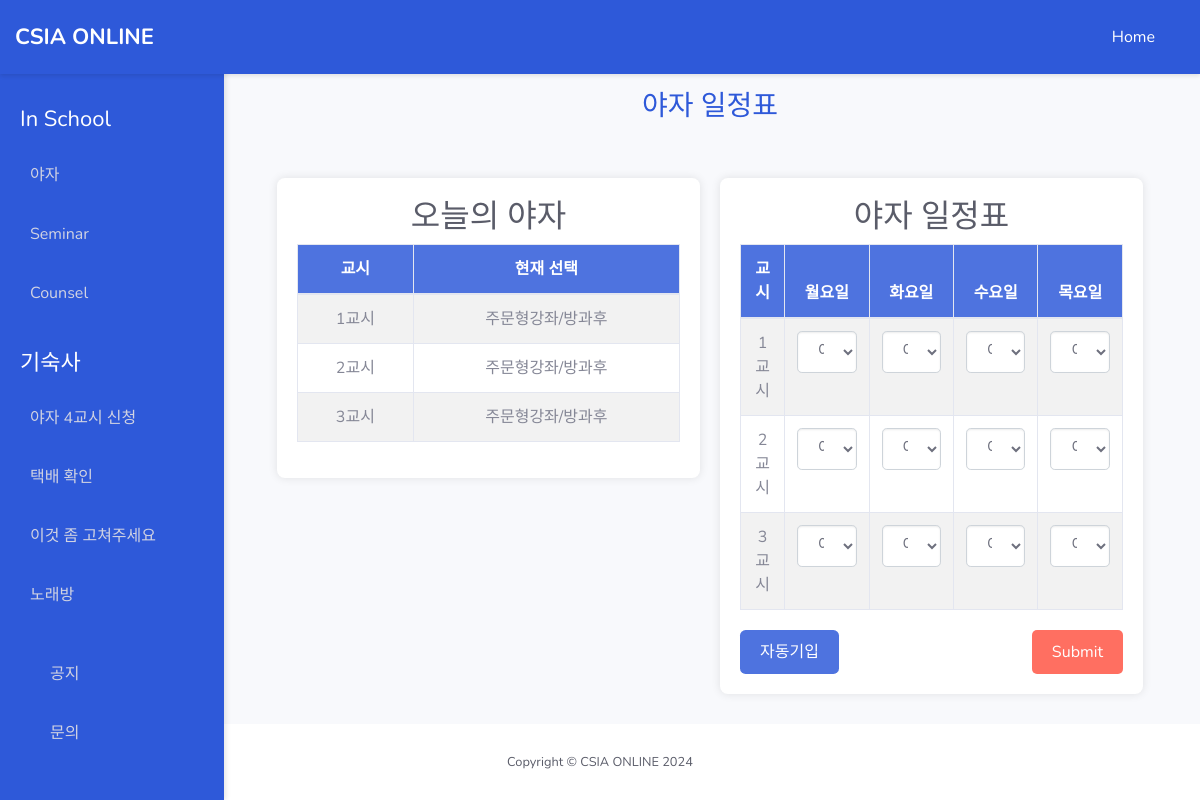
/yaja/ (signed in), run on an earlier commit of the app's database.
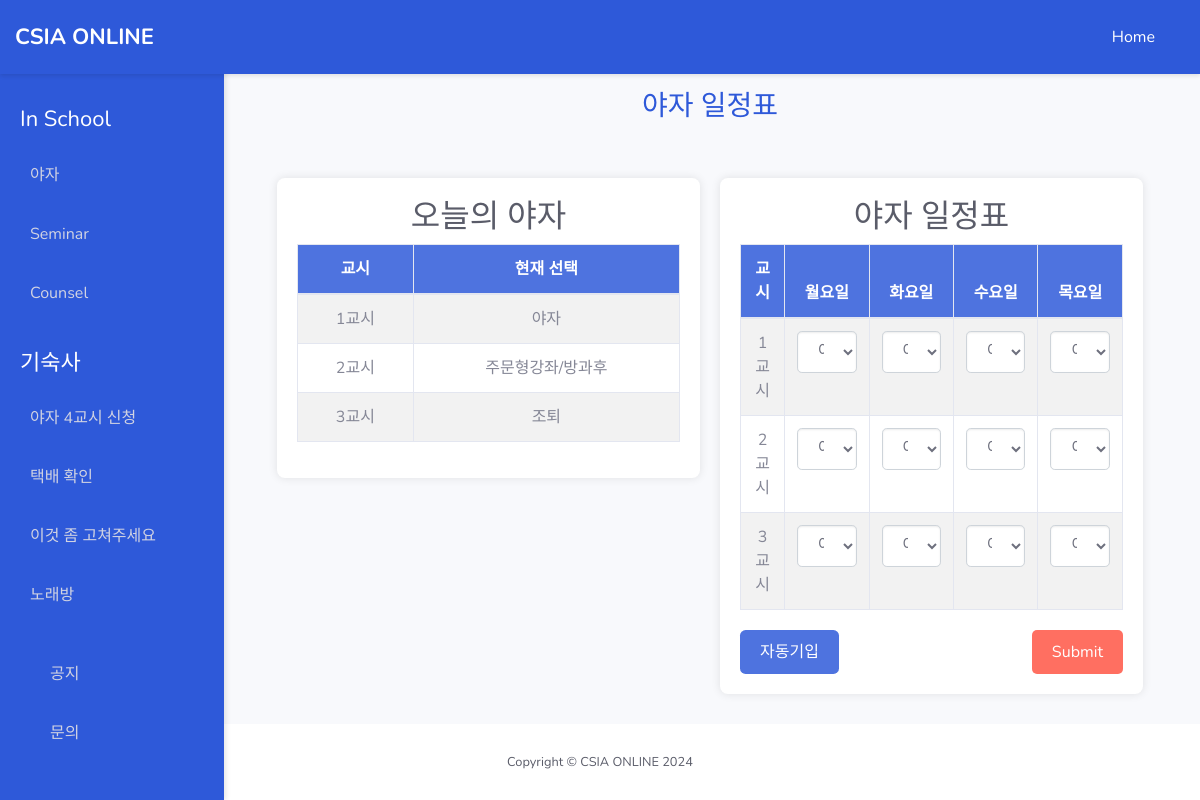
And on a later commit of the database.
### yaja/models.py (models this page shows)
class Monday(models.Model):
    period1 = models.CharField(max_length=50)
    period2 = models.CharField(max_length=50)
    period3 = models.CharField(max_length=50)
    student_id = models.CharField(max_length=10, null=True, blank=True)

### yaja/views.py (the view, shortened to what this page needs)
# urls.py: urlpatterns = [path("yaja/", views.yaja_view, name="yaja")]
@csrf_exempt
def yaja_view(request):
    current_student_id = request.user.student_id
    schedule = get_schedule_model_for_current_day(current_student_id)
    try:
        print(current_student_id)
        monday_schedule, created = Monday.objects.get_or_create(
            student_id=current_student_id
        )
        if created:
            print("created monday obj")
        tuesday_schedule, created = Tuesday.objects.get_or_create(
            student_id=current_student_id
        )
        if created:
            print("created tuesday obj")
        wednesday_schedule, created = Wednesday.objects.get_or_create(
            student_id=current_student_id
        )
        if created:
            print("created weds obj")
        thursday_schedule, created = Thursday.objects.get_or_create(
            student_id=current_student_id
        )
        if created:
            print("created thursday obj")
    except Exception as e:
        print(f"An error occurred: {e}")
    if request.method == "POST":
        data = json.loads(request.body)
        print(data)
        try:
            monday = data.get("Monday")
            tuesday = data.get("Tuesday")
            wednesday = data.get("Wednesday")
            thursday = data.get("Thursday")
            try:
                default_monday = DefaultMonday.objects.get(
                    student_id=current_student_id
                )
            except ObjectDoesNotExist:
                default_monday = DefaultMonday.objects.create(
                    student_id=current_student_id,
                    period1="야자",
                    period2="야자",
                    period3="야자",
                )
            try:
                default_tuesday = DefaultTuesday.objects.get(
                    student_id=current_student_id
                )
            except ObjectDoesNotExist:
                default_tuesday = DefaultTuesday.objects.create(
                    student_id=current_student_id,
                    period1="야자",
                    period2="야자",
                    period3="야자",
                )
            try:
                default_wednesday = DefaultWednesday.objects.get(
                    student_id=current_student_id
                )
            except ObjectDoesNotExist:
                default_wednesday = DefaultWednesday.objects.create(
                    student_id=current_student_id,
                    period1="야자",
                    period2="야자",
                    period3="야자",
                )
            try:
                default_thursday = DefaultThursday.objects.get(
                    student_id=current_student_id
                )
            except ObjectDoesNotExist:
                default_thursday = DefaultThursday.objects.create(
                    student_id=current_student_id,
                    period1="야자",
                    period2="야자",
                    period3="야자",
                )
            default_monday.period1 = monday.get("period1")
            default_monday.period2 = monday.get("period2")
            default_monday.period3 = monday.get("period3")
            default_tuesday.period1 = tuesday.get("period1")
            default_tuesday.period2 = tuesday.get("period2")
            default_tuesday.period3 = tuesday.get("period3")
            default_wednesday.period1 = wednesday.get("period1")
            default_wednesday.period2 = wednesday.get("period2")
            default_wednesday.period3 = wednesday.get("period3")
            default_thursday.period1 = thursday.get("period1")
            default_thursday.period2 = thursday.get("period2")
            default_thursday.period3 = thursday.get("period3")
            mon = {
                "period1": default_monday.period1,
                "period2": default_monday.period2,
                "period3": default_monday.period3,
            }
            tue = {
                "period1": default_tuesday.period1,
                "period2": default_tuesday.period2,
                "period3": default_tuesday.period3,
            }
            wed = {
                "period1": default_wednesday.period1,
                "period2": default_wednesday.period2,
                "period3": default_wednesday.period3,
            }
            thur = {
                "period1": default_thursday.period1,
                "period2": default_thursday.period2,
                "period3": default_thursday.period3,
            }
            Monday_serializer = DefaultMondaySerializer(
                default_monday, data=mon, partial=True
            )
            Tuesday_serializer = DefaultTuesdaySerializer(
                default_tuesday, data=tue, partial=True
            )
            Wednesday_serializer = DefaultWednesdaySerializer(
                default_wednesday, data=wed, partial=True
            )
            Thursday_serializer = DefaultThursdaySerializer(
                default_thursday, data=thur, partial=True
            )
            if (
                Monday_serializer.is_valid()
                and Tuesday_serializer.is_valid()
                and Wednesday_serializer.is_valid()
                and Thursday_serializer.is_valid()
            ):
                Monday_serializer.save()
                Tuesday_serializer.save()
                Wednesday_serializer.save()
                Thursday_serializer.save()
                print("before reset")
                reset_schedules(current_student_id)
                print("after reset")
                return JsonResponse(
                    {"status": "echo", "student_id": current_student_id}, status=200
                )
        except (
            DefaultMonday.DoesNotExist,
            DefaultTuesday.DoesNotExist,
            DefaultWednesday.DoesNotExist,
            DefaultThursday.DoesNotExist,
        ):
            return JsonResponse({"error": "No schedule exist for student"}, status=404)
    elif request.method == "GET":
        if request.headers.get("X-Schedule-Type") == "default":
            print("GET default schedule backend success reached")
            try:
                monday_schedule = DefaultMonday.objects.get(
                    student_id=current_student_id
                )
                tuesday_schedule = DefaultTuesday.objects.get(
                    student_id=current_student_id
                )
                wednesday_schedule = DefaultWednesday.objects.get(
                    student_id=current_student_id
                )
                thursday_schedule = DefaultThursday.objects.get(
                    student_id=current_student_id
                )
                print("Monday schedule retrieved")
            except:
                print("Monday schedule does not exist, creating default schedules")
                monday_schedule = DefaultMonday.objects.create(
                    student_id=current_student_id,
                    period1="야자",
                    period2="야자",
                    period3="야자",
                )
                tuesday_schedule = DefaultTuesday.objects.create(
                    student_id=current_student_id,
                    period1="야자",
                    period2="야자",
                    period3="야자",
                )
                wednesday_schedule = DefaultWednesday.objects.create(
                    student_id=current_student_id,
                    period1="야자",
                    period2="야자",
                    period3="야자",
                )
                thursday_schedule = DefaultThursday.objects.create(
                    student_id=current_student_id,
                    period1="야자",
                    period2="야자",
                    period3="야자",
                )
            serializer_monday = DefaultMondaySerializer(monday_schedule)
            serializer_tuesday = DefaultTuesdaySerializer(tuesday_schedule)
            serializer_wednesday = DefaultWednesdaySerializer(wednesday_schedule)
            serializer_thursday = DefaultThursdaySerializer(thursday_schedule)
            print(serializer_monday.data)
            response_data = {
                "monday": serializer_monday.data,
                "tuesday": serializer_tuesday.data,
                "wednesday": serializer_wednesday.data,
                "thursday": serializer_thursday.data,
                "action": "retrieve",
            }
            return JsonResponse(response_data)
        elif request.headers.get("X-Schedule-Type") == "current":
            print("GET current schedule backend success reached")
            try:
                monday_schedule = Monday.objects.get(student_id=current_student_id)
                tuesday_schedule = Tuesday.objects.get(student_id=current_student_id)
                wednesday_schedule = Wednesday.objects.get(student_id=current_student_id)
                thursday_schedule = Thursday.objects.get(student_id=current_student_id)
                print("All schedule retrieved")
                if not monday_schedule.period1: monday_schedule.period1 = "야자"
                if not monday_schedule.period2: monday_schedule.period2 = "야자"
                if not monday_schedule.period3: monday_schedule.period3 = "야자"
                if not tuesday_schedule.period1: tuesday_schedule.period1 = "야자"
                if not tuesday_schedule.period2: tuesday_schedule.period2 = "야자"
                if not tuesday_schedule.period3: tuesday_schedule.period3 = "야자"
                if not wednesday_schedule.period1: wednesday_schedule.period1 = "야자"
                if not wednesday_schedule.period2: wednesday_schedule.period2 = "야자"
                if not wednesday_schedule.period3: wednesday_schedule.period3 = "야자"
                if not thursday_schedule.period1: thursday_schedule.period1 = "야자"
                if not thursday_schedule.period2: thursday_schedule.period2 = "야자"
                if not thursday_schedule.period3: thursday_schedule.period3 = "야자"
                monday_schedule.save()
                tuesday_schedule.save()
                wednesday_schedule.save()
                thursday_schedule.save()
            except Monday.DoesNotExist:
                print("Monday schedule does not exist, creating default schedule")
                monday_schedule = Monday.objects.create(
                    student_id=current_student_id,
                    period1="야자",
                    period2="야자",
                    period3="야자",
                )
            except Tuesday.DoesNotExist:
                print("Tuesday schedule does not exist, creating default schedule")
                tuesday_schedule = Tuesday.objects.create(
                    student_id=current_student_id,
                    period1="야자",
                    period2="야자",
                    period3="야자",
                )
            except Wednesday.DoesNotExist:
                print("Wednesday schedule does not exist, creating default schedule")
                wednesday_schedule = Wednesday.objects.create(
                    student_id=current_student_id,
                    period1="야자",
                    period2="야자",
                    period3="야자",
                )
            except Thursday.DoesNotExist:
                print("Thursday schedule does not exist, creating default schedule")
                thursday_schedule = Thursday.objects.create(
                    student_id=current_student_id,
                    period1="야자",
                    period2="야자",
                    period3="야자",
                )
            serializer_monday = MondaySerializer(monday_schedule)
            serializer_tuesday = TuesdaySerializer(tuesday_schedule)
            serializer_wednesday = WednesdaySerializer(wednesday_schedule)
            serializer_thursday = ThursdaySerializer(thursday_schedule)
            print(serializer_monday.data)
            response_data = {
                "monday": serializer_monday.data,
                "tuesday": serializer_tuesday.data,
                "wednesday": serializer_wednesday.data,
                "thursday": serializer_thursday.data,
                "action": "retrieve",
            }
            return JsonResponse(response_data)
    return render(request, "yaja.html", {"Yaja": schedule})

### yaja/views.py (called while the page is built)
def get_schedule_model_for_current_day(student_id):
    current_day = datetime.now().weekday()
    try:
        if current_day == 1:
            return Tuesday.objects.get(student_id=student_id)
        elif current_day == 2:
            return Wednesday.objects.get(student_id=student_id)
        elif current_day == 3:
            return Thursday.objects.get(student_id=student_id)
        elif (current_day == 4 or current_day == 5 or current_day == 0 or current_day == 6):
            print("retrieved tody: monday schedule")
            return Monday.objects.get(student_id=student_id)
    except:
        return None

### yaja/templates/yaja.html (shortened to what the changed rows need)
<!DOCTYPE html>
<html lang="en">
<head>
    <link href="../../static/vendor/fontawesome-free/css/all.min.css" rel="stylesheet" type="text/css">
    <link href="../../static/css/sb-admin-2.min.css" rel="stylesheet">
</head>
<body id="page-top">
    <div class="sidebar">
        <h2>CSIA ONLINE</h2>
        <h2>In School</h2>
        <h2>기숙사</h2>
    </div>
    <div class="content-wrapper">
        <h1 class="text-center mb-4">야자 일정표</h1>
        <div class="table-wrapper">
            <div class="table-container">
                <h2 class="text-center">오늘의 야자</h2>
                <table class="table table-bordered table-striped">
                    <thead>
                        <tr>
                            <th>교시</th>
                            <th>현재 선택</th>
                        </tr>
                    </thead>
                    <tbody>
                        <tr>
                            <td>1교시</td>
                            <td>{{ Yaja.period1 }}</td>
                        </tr>
                        <tr>
                            <td>2교시</td>
                            <td>{{ Yaja.period2 }}</td>
                        </tr>
                        <tr>
                            <td>3교시</td>
                            <td>{{ Yaja.period3 }}</td>
                        </tr>
                    </tbody>
                </table>
            </div>
            <div class="table-container">
                <form id="weekForm" action="/" method="put">
                    <h2 class="text-center">야자 일정표</h2>
                    <table class="table table-bordered table-striped">
                        <thead>
                            <tr>
                                <th>교시</th>
                                <th>월요일</th>
                                <th>화요일</th>
                                <th>수요일</th>
                                <th>목요일</th>
                            </tr>
                        </thead>
                    </table>
                </form>
            </div>
        </div>
    </div>
</body>
</html>

What changed in the data, as far as the page shows it:
changed Monday "주문형강좌/방과후": period1 "주문형강좌/방과후" → "야자"; period3 "주문형강좌/방과후" → "조퇴"
